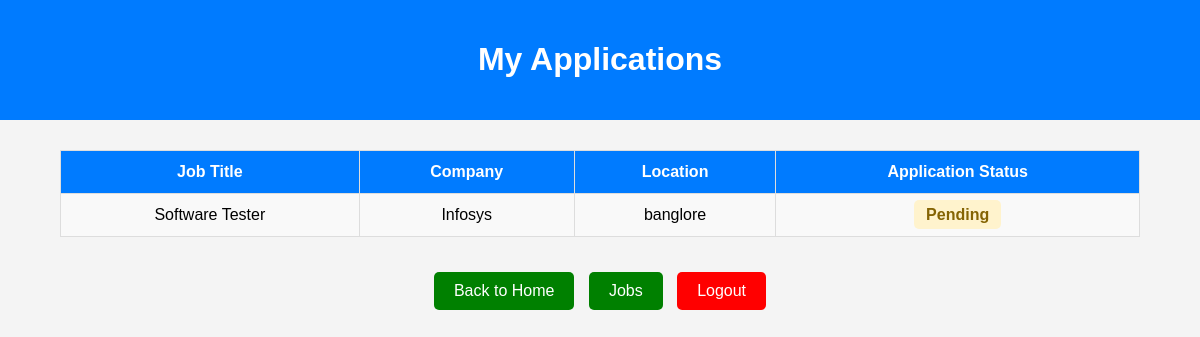
The app's page /my-applications/ (signed in) with its own data.
### jobapp/models.py (models this page shows, shortened)
class Application(models.Model):
    STATUS_CHOICES = (
        ('Pending', 'Pending'),
        ('Shortlisted', 'Shortlisted'),
        ('Rejected', 'Rejected'),
        ('Selected', 'Selected'),
    )
    job = models.ForeignKey(
        Job,
        on_delete=models.CASCADE,
        related_name='applications',
        null=True,
        blank=True
    )
    applicant = models.ForeignKey(
        User,
        on_delete=models.CASCADE,
        related_name='job_applications',
        null=True,
        blank=True
    )
    fullname = models.CharField(
        max_length=100
    )
    email = models.EmailField()
    phone = models.CharField(
        max_length=15
    )
    qualification = models.CharField(
        max_length=100
    )
    resume = models.FileField(
        upload_to='resumes/',
        blank=True,
        null=True
    )
    status = models.CharField(
        max_length=20,
        choices=STATUS_CHOICES,
        default='Pending'
    )
    applied_at = models.DateTimeField(
        auto_now_add=True
    )

class Job(models.Model):
    employer = models.ForeignKey(
        User,
        on_delete=models.CASCADE,
        related_name='posted_jobs',
        null=True,
        blank=True
    )
    title = models.CharField(
        max_length=100
    )
    company = models.CharField(
        max_length=100
    )
    location = models.CharField(
        max_length=100
    )
    salary = models.CharField(
        max_length=50
    )
    description = models.TextField()
    created_at = models.DateTimeField(
        auto_now_add=True
    )

### jobapp/views.py (the view)
def my_applications(request):
    if not request.user.is_authenticated:
        return redirect("job_seeker_login")
    applications = Application.objects.filter(
        applicant=request.user
    ).select_related(
        "job"
    ).order_by("-id")
    return render(
        request,
        "my_applications.html",
        {
            "applications": applications
        }
    )

### jobapp/templates/my_applications.html (shortened to what this page needs)
<!DOCTYPE html>
<html>
<head>
</head>
<body>
<div class="header">
    <h1>My Applications</h1>
</div>
<table>
    <tr>
        <th>Job Title</th>
        <th>Company</th>
        <th>Location</th>
        <th>Application Status</th>
    </tr>
    {% for application in applications %}
    <tr>
        <td>
            {{ application.job.title }}
        </td>
        <td>
            {{ application.job.company }}
        </td>
        <td>
            {{ application.job.location }}
        </td>
        <td>
            {% if application.status == "Accepted" %}
                <span class="status accepted">
                    Accepted
                </span>
            {% elif application.status == "Rejected" %}
                <span class="status rejected">
                    Rejected
                </span>
            {% else %}
                <span class="status pending">
                    Pending
                </span>
            {% endif %}
        </td>
    </tr>
    {% empty %}
    <tr>
        <td colspan="4">
            No applications found.
        </td>
    </tr>
    {% endfor %}
</table>
<div class="home-btn">
    <a href="/">
        Back to Home
    </a>
    <a href="{% url 'jobs' %}">
        Jobs
    </a>
    <a href="{% url 'logout' %}" class="logout-btn">
        Logout
    </a>
</div>
</body>
</html>

### jobapp/templates/my_applications.html (style rules this page uses)
body { font-family: Arial, sans-serif; background: #f4f4f4; margin: 0; }
.header { background: #007bff; color: white; text-align: center; padding: 20px; }
table { width: 90%; margin: 30px auto; border-collapse: collapse; background: white; }
th, td { border: 1px solid #ddd; padding: 12px; text-align: center; }
th { background: #007bff; color: white; }
tr:nth-child(even) { background: #f9f9f9; }
.status { padding: 6px 12px; border-radius: 5px; font-weight: bold; }
.pending { background: #fff3cd; color: #856404; }
.home-btn { text-align: center; margin: 20px; }
.home-btn a { background: green; color: white; text-decoration: none; padding: 10px 20px; border-radius: 5px; margin: 5px; display: inline-block; }
.logout-btn { background: red !important; }

### records on screen
Application: job "Software Tester", job.company "Infosys", job.location "banglore", status "Pending"
